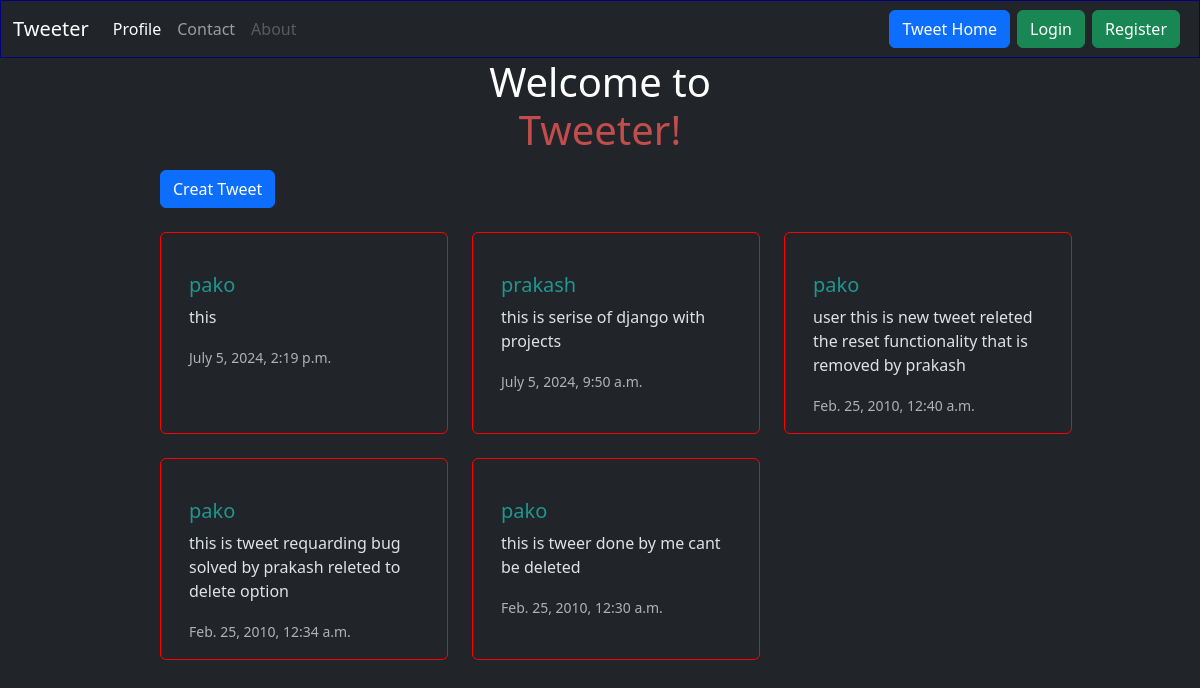
The app's page /coder/ with its own data.
### coder/models.py (models this page shows, shortened)
class Tweet(models.Model):
    user=models.ForeignKey(User,on_delete=models.CASCADE)
    text=models.TextField(max_length=240)
    photo=models.ImageField(upload_to='photos/',blank=True, null=True)
    created_at=models.DateTimeField(auto_now_add=True)
    Updated_at=models.DateTimeField(auto_now=True)

### coder/views.py (the view)
# urls.py: path('', views.tweet_list,name='tweet_list'),
def tweet_list(request):
    tweets=Tweet.objects.all().order_by('-created_at')
    return render(request,'tweet_list.html',{'tweets':tweets})

### coder/templates/tweet_list.html (shortened to what this page needs)
{% extends "layout.html" %}
{% block content %}
<a class="btn btn-primary mb-4" href="{% url 'tweet_create' %}" role="button" style="margin-left: 160px;;">Creat Tweet</a>
<div class="conainer row gap-4" style="margin-left:160px;">
  {% for tweet in tweets %}
  <div class="card" style="width: 18rem; border: 1px solid red;">
    <div class="card-body">
      <h5 class="card-title " style="color:rgb(31, 150, 144) ;">{{tweet.user.username}}</h5>
      <p class="card-text" >{{tweet.text}}</p>
      <p class="card-text"><small class="text-body-secondary">{{tweet.created_at}}</small></p>
    </div>
  </div>
  {% endfor %}
  </div>
  {% endblock %}

### templates/layout.html (shortened to what this page needs)
{% load static %}
<!DOCTYPE html>
<html lang="en" data-bs-theme="dark">
<head>
    <link href="https://cdn.jsdelivr.net/npm/bootstrap@5.3.3/dist/css/bootstrap.min.css" rel="stylesheet">
  </head>
</head>
<body >
    <nav class="navbar navbar-expand-lg navbar-dark bg-dark" style="border:1px solid rgb(2, 2, 122) ;">
        <div class="container-fluid">
            <a class="navbar-brand" href="#">Tweeter</a>
            <div class="collapse navbar-collapse" id="navbarSupportedContent">
            <ul class="navbar-nav me-auto mb-2 mb-lg-0">
              <li class="nav-item">
                <a class="nav-link active" aria-current="page" href="{% url 'register'%}">Profile</a>
              </li>
              <li class="nav-item">
                <a class="nav-link" href="{% url 'login' %}">Contact</a>
              </li>
              <li class="nav-item">
                <a class="nav-link disabled" href="#" tabindex="-1" aria-disabled="true">About</a>
              </li>
            </ul>
            <a href="{% url 'tweet_list' %}" class="btn btn-primary" style="margin-right:7px;">Tweet Home</a>
            {% if user.is_authenticated %}
            <form  method="post" action="{% url 'logout' %}" style="margin-left:7px;">
            {% csrf_token %}
            <button class="btn btn-danger" type="submit">Logout</button>
        </form>
        {% else %}
        <a href="{% url 'login' %}" class="btn btn-success" style="margin-right:7px;">Login</a>
        <a href="{% url 'register' %}" class="btn btn-success" style="margin-right:7px;">Register</a>
        {% endif %}
    </div>
</div>
</nav>
<h1 class="text-center text-white">Welcome to <p style="color:rgb(194, 77, 77);">Tweeter!</p></h1>
{% block content %}
{% endblock %}
</body>
</html>

### records on screen
Tweet: user.username "pako", text "this", created_at "July 5, 2024, 2:19 p.m."
Tweet: user.username "prakash", text "this is serise of django with projects", created_at "July 5, 2024, 9:50 a.m."
Tweet: user.username "pako", text "user this is new tweet releted the reset functionality that is removed by prakash", created_at "Feb. 25, 2010, 12:40 a.m."
Tweet: user.username "pako", text "this is tweet requarding bug solved by prakash releted to delete option", created_at "Feb. 25, 2010, 12:34 a.m."
Tweet: user.username "pako", text "this is tweer done by me cant be deleted", created_at "Feb. 25, 2010, 12:30 a.m."
